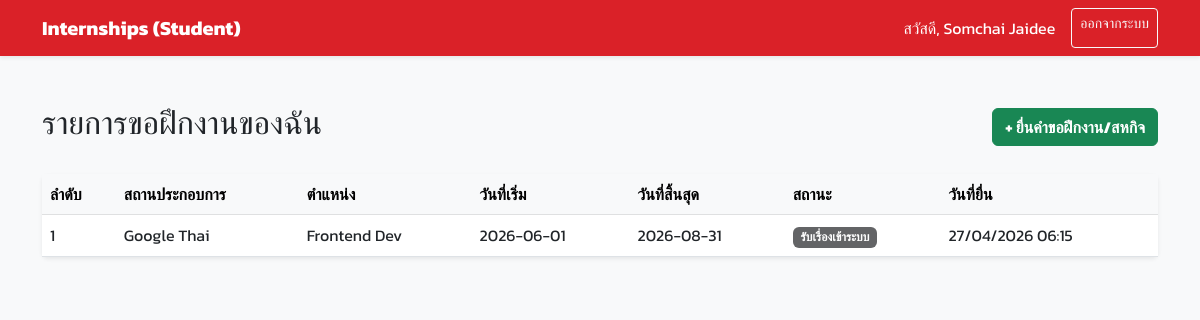
Screenshot of /student_dashboard.php (signed in) with the database file from the repository.
### tables this page shows
CREATE TABLE `internship_requests` (
  `id` int(11) NOT NULL AUTO_INCREMENT,
  `student_id` int(11) NOT NULL,
  `program_type` varchar(50) NOT NULL,
  `major` varchar(100) NOT NULL,
  `student_phone` varchar(20) NOT NULL,
  `student_email` varchar(100) NOT NULL,
  `internship_type` enum('course','experience') NOT NULL,
  `course_code` varchar(20) DEFAULT NULL,
  `course_name` varchar(100) DEFAULT NULL,
  `location_type` enum('domestic','international') NOT NULL,
  `country` varchar(100) DEFAULT NULL,
  `doc_language` enum('thai','english') NOT NULL,
  `doc_type` enum('consideration','consideration_and_referral') NOT NULL,
  `company_name` varchar(255) NOT NULL,
  `position` varchar(255) NOT NULL,
  `coordinator_name` varchar(100) NOT NULL,
  `agency_phone` varchar(20) NOT NULL,
  `agency_email` varchar(100) NOT NULL,
  `start_date` date NOT NULL,
  `end_date` date NOT NULL,
  `semester` varchar(10) NOT NULL,
  `academic_year` varchar(10) NOT NULL,
  `attempt_number` int(11) NOT NULL DEFAULT 1,
  `previous_agency` varchar(255) DEFAULT NULL,
  `reason_for_change` text DEFAULT NULL,
  `status` int(11) NOT NULL DEFAULT 1 COMMENT '1: Received, 2: Advisor Approved, 3: Letter Issued, 4: Finished, 9: Canceled',
  `created_at` timestamp NOT NULL DEFAULT CURRENT_TIMESTAMP,
  PRIMARY KEY (`id`),
  FOREIGN KEY (`student_id`) REFERENCES `users`(`id`) ON DELETE CASCADE
);

### student_dashboard.php (the view, shortened to what this page needs)
<?php
include 'config.php';
$student_id = $_SESSION['user_id'];
$sql = "SELECT * FROM internship_requests WHERE student_id = $student_id ORDER BY created_at DESC";
$result = $conn->query($sql);
?>
<!DOCTYPE html>
<html lang="th">
<head>
    <link href="https://cdn.jsdelivr.net/npm/bootstrap@5.3.0/dist/css/bootstrap.min.css" rel="stylesheet">
    <link rel="stylesheet" href="swu-theme.css">
</head>
<body>
<nav class="navbar navbar-expand-lg navbar-dark bg-primary shadow-sm">
  <div class="container">
    <a class="navbar-brand fw-bold" href="#">Internships (Student)</a>
    <div class="d-flex">
        <span class="navbar-text text-white me-3">สวัสดี, <?= $_SESSION['name'] ?></span>
        <a href="logout.php" class="btn btn-outline-light btn-sm">ออกจากระบบ</a>
    </div>
  </div>
</nav>
<div class="container mt-5">
    <div class="d-flex justify-content-between align-items-center mb-4">
        <h2>รายการขอฝึกงานของฉัน</h2>
        <a href="student_request.php" class="btn btn-success fw-bold">+ ยื่นคำขอฝึกงาน/สหกิจ</a>
    </div>
    <div class="card shadow-sm border-0">
        <div class="card-body p-0">
            <div class="table-responsive">
                <table class="table table-hover mb-0">
                    <thead class="table-light">
                        <tr>
                            <th>ลำดับ</th>
                            <th>สถานประกอบการ</th>
                            <th>ตำแหน่ง</th>
                            <th>วันที่เริ่ม</th>
                            <th>วันที่สิ้นสุด</th>
                            <th>สถานะ</th>
                            <th>วันที่ยื่น</th>
                        </tr>
                    </thead>
                    <tbody>
                        <?php if($result->num_rows > 0): ?>
                            <?php $i = 1; while($row = $result->fetch_assoc()): ?>
                                <tr>
                                    <td><?= $i++ ?></td>
                                    <td><?= htmlspecialchars($row['company_name']) ?></td>
                                    <td><?= htmlspecialchars($row['position']) ?></td>
                                    <td><?= $row['start_date'] ?></td>
                                    <td><?= $row['end_date'] ?></td>
                                    <td><?= getStatusLabel($row['status']) ?></td>
                                    <td><?= date('d/m/Y H:i', strtotime($row['created_at'])) ?></td>
                                </tr>
                            <?php endwhile; ?>
                        <?php else: ?>
                            <tr>
                                <td colspan="7" class="text-center py-4 text-muted">คุณยังไม่มีข้อมูลการยื่นขอฝึกงาน</td>
                            </tr>
                        <?php endif; ?>
                    </tbody>
                </table>
            </div>
        </div>
    </div>
</div>
</body>
</html>

### config.php (shortened to what this page needs)
<?php
function getStatusLabel($status_code) {
    switch ($status_code) {
        case 1: return '<span class="badge bg-secondary">รับเรื่องเข้าระบบ</span>';
    }
}
?>

### swu-theme.css (style rules this page uses)
:root { --swu-red: #DA2128; --swu-red-hover: #b01820; --swu-grey: #636466; --swu-dark: #231F20; --bs-primary: #DA2128; --bs-primary-rgb: 218, 33, 40; --bs-secondary: #636466; --bs-secondary-rgb: 99, 100, 102; --bs-dark: #231F20; --bs-dark-rgb: 35, 31, 32; --bs-link-color: #DA2128; --bs-link-hover-color: #b01820; }
.bg-primary { background-color: var(--swu-red) !important; }
.bg-secondary { background-color: var(--swu-grey) !important; }

### student_dashboard.php (style rules this page uses)
body { font-family: 'Kanit', sans-serif; background-color: #f8f9fa; }

### rows the page displays
internship_requests: company_name "Google Thai", position "Frontend Dev", start_date "2026-06-01", end_date "2026-08-31", status "รับเรื่องเข้าระบบ", created_at "27/04/2026 06:15"

### other values shown
$_SESSION['name'] "Somchai Jaidee"
